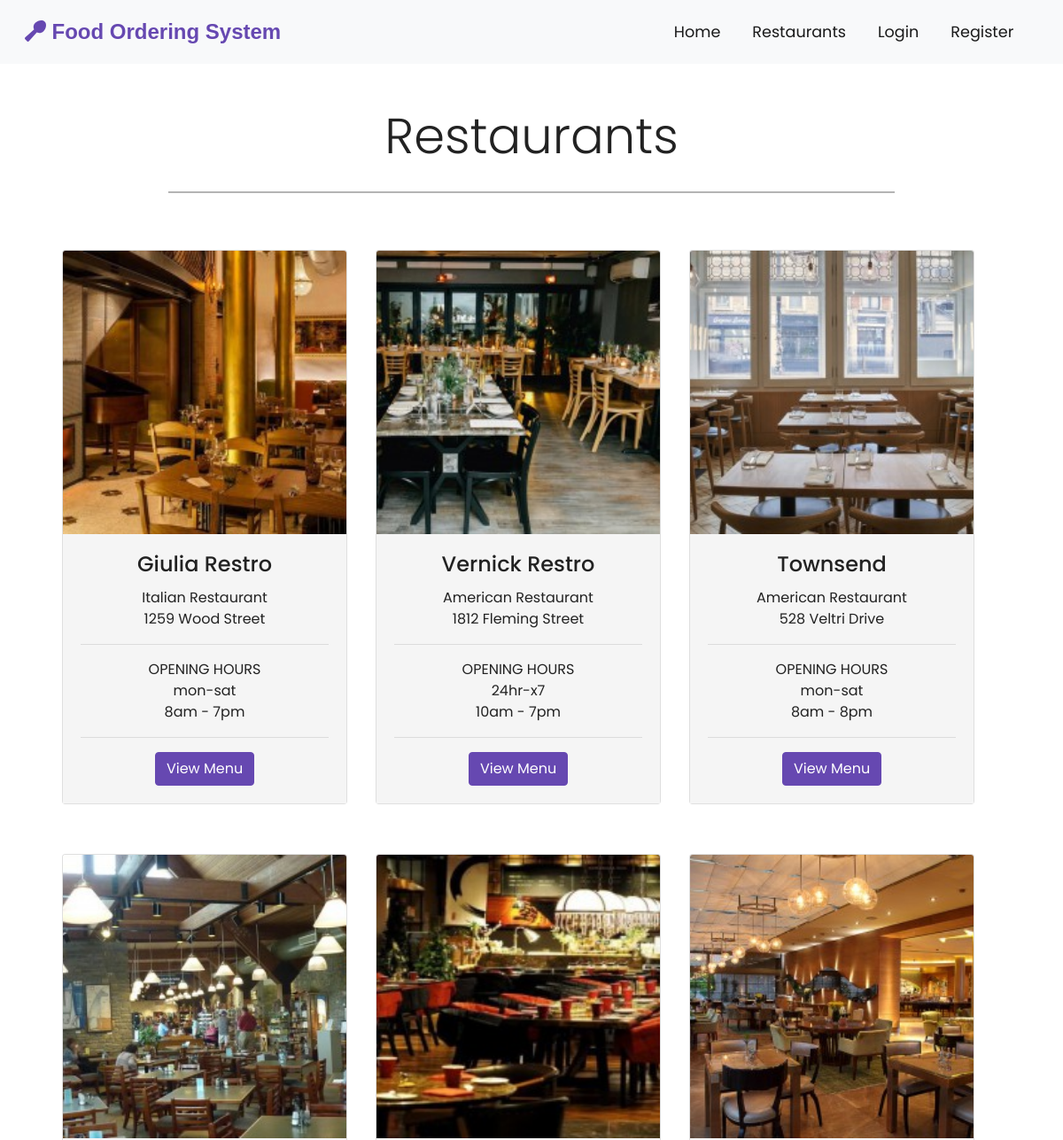
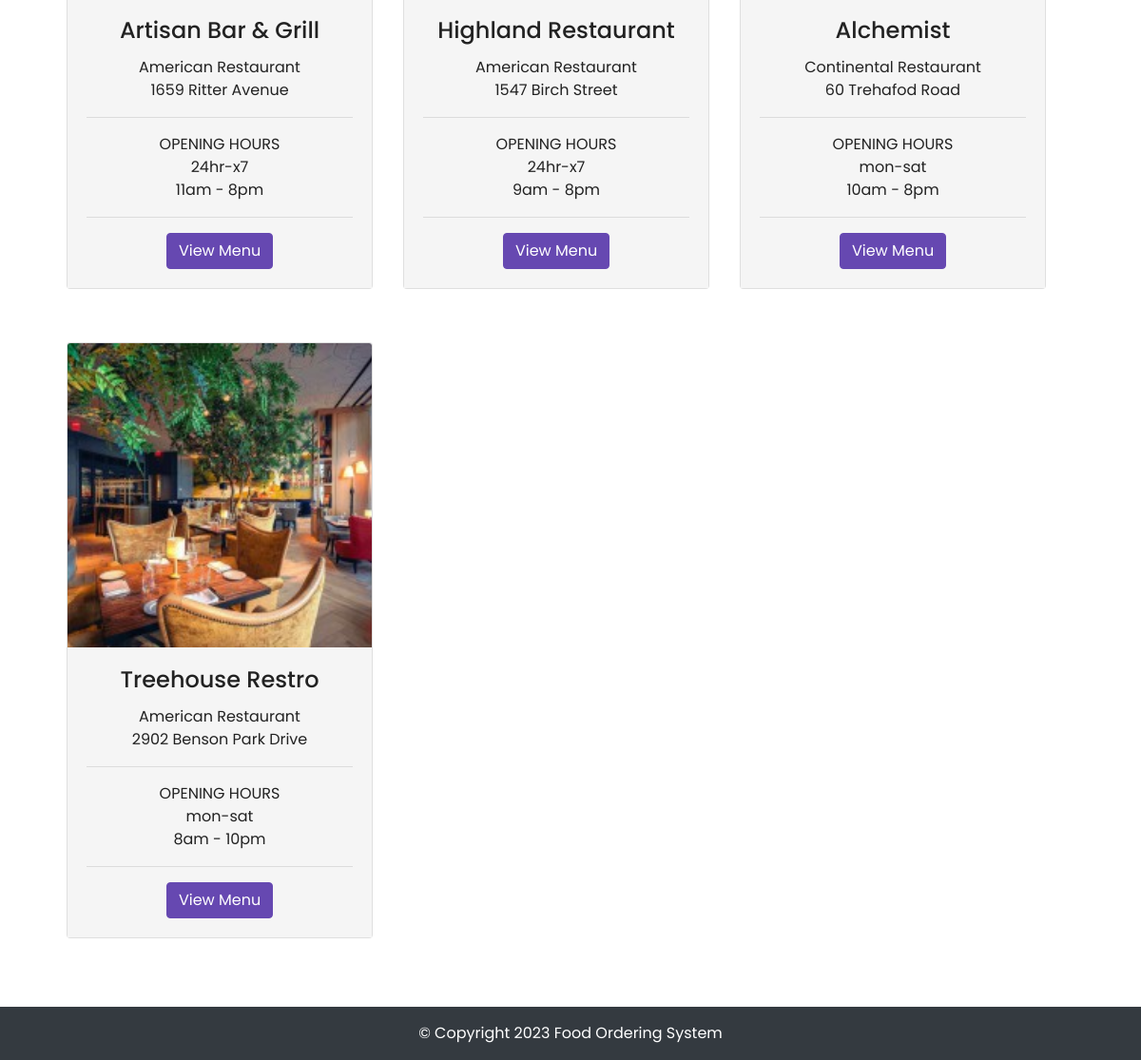
The app's page /index.php/restaurant with its own data (2 pictures, top to bottom).
### tables this page shows
CREATE TABLE `restaurants` (
  `r_id` int(11) NOT NULL,
  `c_id` int(11) NOT NULL,
  `name` varchar(255) NOT NULL,
  `email` varchar(255) NOT NULL,
  `phone` varchar(255) NOT NULL,
  `url` varchar(255) NOT NULL,
  `o_hr` varchar(255) NOT NULL,
  `c_hr` varchar(255) NOT NULL,
  `o_days` varchar(255) NOT NULL,
  `address` text NOT NULL,
  `img` text NOT NULL
);

CREATE TABLE `res_category` (
  `c_id` int(11) NOT NULL,
  `c_name` varchar(255) NOT NULL
);

### application/controllers/Restaurant.php (called while the page is built, shortened)
<?php
class Restaurant extends CI_Controller {
	public function index()
	{
		$this->load->model('Store_model');
		$stores= $this->Store_model->getResInfo();
		$data['stores'] = $stores;
		$this->load->view('front/partials/header');
		$this->load->view('front/restaurant',$data);
		$this->load->view('front/partials/footer');
	}
}

### index.php (called while the page is built, shortened)
<?php
require_once BASEPATH.'core/CodeIgniter.php';

### application/models/Store_model.php (called while the page is built, shortened)
<?php
class Store_model extends CI_Model {
    public function getResInfo() {
        $this->db->select('*');
        $this->db->from('restaurants');
        $this->db->join('res_category','restaurants.c_id = res_category.c_id');
        $result = $this->db->get()->result_array();
        return $result;
    }
}

### application/views/front/restaurant.php (the view, shortened to what this page needs)
<div class="container-fluid padding">
    <div class="row welcome text-center welcome">
        <div class="col-12">
            <h1 class="display-4">Restaurants</h1>
        </div>
        <hr>
    </div>
</div>
<div class="container text-center padding dish-card">
    <div class="row container">
        <?php if(!empty($stores)) { ?>
        <?php foreach($stores as $store) { ?>
        <div class="col-md-6 col-lg-4 d-flex align-items-stretch">
            <div class="card mb-4 shadow-sm">
                <?php $image = $store['img'];?>
                <img class="card-img-top" src="<?php echo base_url().'public/uploads/restaurant/thumb/'.$image; ?>">
                <div class="card-body">
                    <h4 class="card-title"><?php echo $store['name']; ?></h4>
                    <p class="card-text mb-0"><?php echo $store['c_name']." Restaurant"; ?></p>
                    <p class="card-text mb-0"><?php echo $store['address']; ?></p>
                    <hr>
                    <p class="card-text mb-0">OPENING HOURS</p>
                    <p class="card-text mb-0"><?php echo $store['o_days']; ?></p>
                    <p class="card-text"><?php echo $store['o_hr']; ?> - <?php echo $store['c_hr']; ?></p>
                    <hr>
                    <a href="<?php echo base_url().'dish/list/'.$store['r_id']; ?>" class="btn btn-primary">View
                        Menu</a>
                </div>
            </div>
        </div>
        <?php } ?>
        <?php } else { ?>
        <h1>No records found</h1>
        <?php } ?>
    </div>
</div>

### application/views/front/partials/header.php (shortened to what this page needs)
<!DOCTYPE html>
<html lang="en">
<head>
    <link rel="stylesheet" href="<?php echo base_url().'assets/css/bootstrap.min.css';?>">
    <link rel="stylesheet" href="<?php echo base_url('/assets/css/style.css'); ?>">
</head>
<body>
    <nav class="navbar navbar-expand-md navbar-light bg-light sticky-top">
        <div class="container-fluid">
            <a class="navbar-brand" href="<?php echo base_url().'home/index';?>"><i class="fas fa-utensil-spoon"></i> Food Ordering System</a>
            <div class="collapse navbar-collapse" id="navbarRes">
                <ul class="navbar-nav ml-auto">
                    <li class="nav-item active">
                        <a class="nav-link" href="<?php echo base_url().'home/index';?>">Home</a>
                    </li>
                    <li class="nav-item">
                        <a class="nav-link active" href="<?php echo base_url().'restaurant/index';?>">Restaurants</a>
                    </li>
                    <?php $user = $this->session->userdata('user');
                    if(empty($user)) {
                    ?>
                    <li class="nav-item active">
                        <a class="nav-link" href="<?php echo base_url().'login';?>">Login</a>
                    </li>
                    <li class="nav-item active">
                        <a class="nav-link" href="<?php echo base_url().'singup/index'?>">Register</a>
                    </li>
                    <?php } ?>
                </ul>
            </div>
        </div>
    </nav>

### application/views/front/partials/footer.php
<footer class="section p-3 bg-dark text-white">
    <div class="text-center">&copy; Copyright <?php echo date("Y"); ?> Food Ordering System</div>
</footer>
</body>
</html>

### assets/css/style.css (style rules this page uses)
html, body { height: 100%; width: 100%; font-family: "Poppins", sans-serif; color: #222; }
.navbar { padding: 0.8rem; }
.navbar-brand { font-family: Verdana, Geneva, Tahoma, sans-serif; font-weight: bold; font-size: 1.5rem; color: #6648b1 !important; }
.navbar li { padding-right: 20px; }
.nav-link { font-size: 1.1em !important; }
.btn-primary { background-color: #6648b1; border: 1px solid #6648b1; }
.padding { padding-left: 1.5rem; padding-right: 1.5rem; padding-bottom: 2rem; }
.welcome { width: 75%; margin: 0 auto; padding-top: 2rem; }
.welcome hr { border-top: 2px solid #b4b4b4; width: 95%; margin-top: 0.3rem; margin-bottom: 1rem; }
.dish-card .card-img-top { width: 100%; height: 40vh; object-fit: cover; }
.dish-card .card-body { background-color: #f5f5f5; }
[class*="col-"] { padding: 1rem; }

### records on screen
restaurants: img (picture), name "Giulia Restro", c.c_name "Italian", address "1259 Wood Street", o_days "mon-sat", o_hr "8am", c_hr "7pm"
restaurants: img (picture), name "Vernick Restro", c.c_name "American", address "1812 Fleming Street", o_days "24hr-x7", o_hr "10am", c_hr "7pm"
restaurants: img (picture), name "Townsend", c.c_name "American", address "528 Veltri Drive", o_days "mon-sat", o_hr "8am", c_hr "8pm"
restaurants: img (picture), name "Artisan Bar & Grill", c.c_name "American", address "1659 Ritter Avenue", o_days "24hr-x7", o_hr "11am", c_hr "8pm"
restaurants: img (picture), name "Highland Restaurant", c.c_name "American", address "1547 Birch Street", o_days "24hr-x7", o_hr "9am", c_hr "8pm"
restaurants: img (picture), name "Alchemist", c.c_name "Continental", address "60 Trehafod Road", o_days "mon-sat", o_hr "10am", c_hr "8pm"
restaurants: img (picture), name "Treehouse Restro", c.c_name "American", address "2902 Benson Park Drive", o_days "mon-sat", o_hr "8am", c_hr "10pm"
